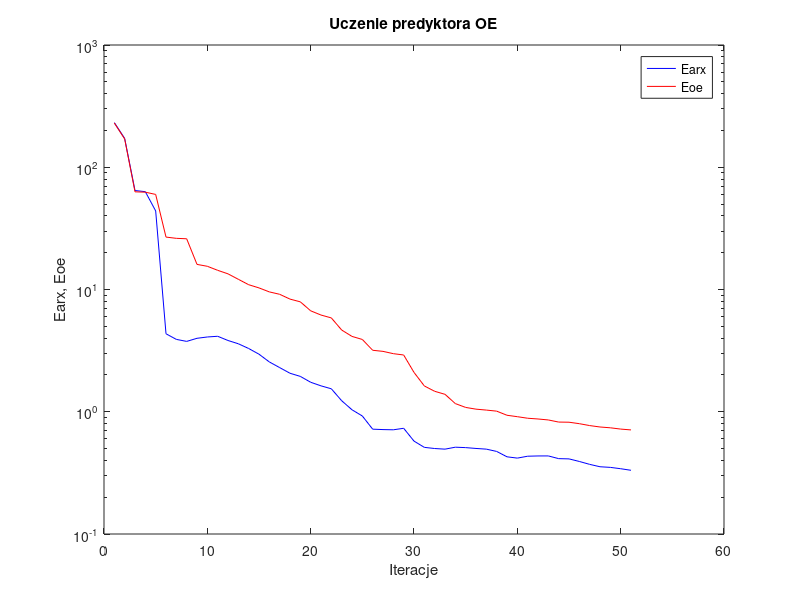
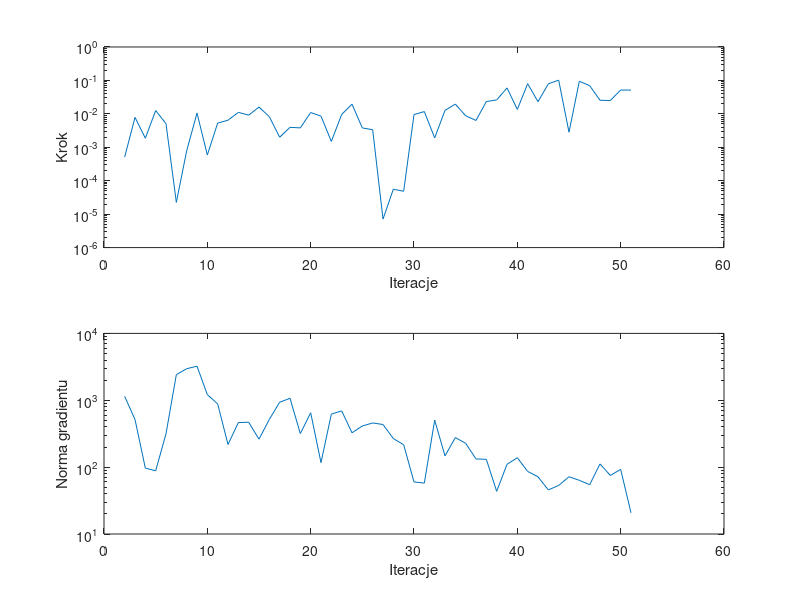

MATLAB code to generate these figures, in order:
%uczenie predyktora oe
clear all;
n=0; farx(n+1)=2.318172e+002; foe(n+1)=2.299731e+002; wspucz(n+1)=0.000000e+000; ng(n+1)=0.000000e+000;
%odnowa zmiennej metryki
n=1; farx(n+1)=1.721857e+002; foe(n+1)=1.701814e+002; krok(n+1)=5.100741e-004; ng(n+1)=1.143368e+003;
n=2; farx(n+1)=6.453907e+001; foe(n+1)=6.295629e+001; krok(n+1)=7.859971e-003; ng(n+1)=5.163903e+002;
n=3; farx(n+1)=6.311924e+001; foe(n+1)=6.253038e+001; krok(n+1)=1.870456e-003; ng(n+1)=9.672430e+001;
n=4; farx(n+1)=4.393028e+001; foe(n+1)=5.994678e+001; krok(n+1)=1.256280e-002; ng(n+1)=8.808502e+001;
n=5; farx(n+1)=4.344216e+000; foe(n+1)=2.683975e+001; krok(n+1)=5.095665e-003; ng(n+1)=3.150793e+002;
n=6; farx(n+1)=3.908016e+000; foe(n+1)=2.621446e+001; krok(n+1)=2.253084e-005; ng(n+1)=2.414633e+003;
n=7; farx(n+1)=3.763038e+000; foe(n+1)=2.599883e+001; krok(n+1)=7.843678e-004; ng(n+1)=2.961452e+003;
n=8; farx(n+1)=3.989227e+000; foe(n+1)=1.604625e+001; krok(n+1)=1.053841e-002; ng(n+1)=3.233295e+003;
n=9; farx(n+1)=4.089464e+000; foe(n+1)=1.548385e+001; krok(n+1)=5.892785e-004; ng(n+1)=1.212481e+003;
n=10; farx(n+1)=4.144077e+000; foe(n+1)=1.435415e+001; krok(n+1)=5.282995e-003; ng(n+1)=8.832039e+002;
n=11; farx(n+1)=3.827282e+000; foe(n+1)=1.343072e+001; krok(n+1)=6.450159e-003; ng(n+1)=2.179398e+002;
n=12; farx(n+1)=3.598498e+000; foe(n+1)=1.211851e+001; krok(n+1)=1.109636e-002; ng(n+1)=4.637088e+002;
n=13; farx(n+1)=3.291528e+000; foe(n+1)=1.094604e+001; krok(n+1)=9.146433e-003; ng(n+1)=4.695406e+002;
n=14; farx(n+1)=2.956247e+000; foe(n+1)=1.030537e+001; krok(n+1)=1.596002e-002; ng(n+1)=2.619274e+002;
n=15; farx(n+1)=2.555719e+000; foe(n+1)=9.559283e+000; krok(n+1)=8.204311e-003; ng(n+1)=5.175507e+002;
n=16; farx(n+1)=2.296924e+000; foe(n+1)=9.137117e+000; krok(n+1)=2.000848e-003; ng(n+1)=9.337751e+002;
n=17; farx(n+1)=2.065044e+000; foe(n+1)=8.346243e+000; krok(n+1)=3.953035e-003; ng(n+1)=1.070017e+003;
n=18; farx(n+1)=1.946256e+000; foe(n+1)=7.925817e+000; krok(n+1)=3.803076e-003; ng(n+1)=3.169511e+002;
n=19; farx(n+1)=1.742955e+000; foe(n+1)=6.694436e+000; krok(n+1)=1.095618e-002; ng(n+1)=6.499128e+002;
n=20; farx(n+1)=1.629014e+000; foe(n+1)=6.181458e+000; krok(n+1)=8.558166e-003; ng(n+1)=1.167445e+002;
n=21; farx(n+1)=1.541026e+000; foe(n+1)=5.855549e+000; krok(n+1)=1.495556e-003; ng(n+1)=6.208695e+002;
n=22; farx(n+1)=1.230931e+000; foe(n+1)=4.661960e+000; krok(n+1)=9.600724e-003; ng(n+1)=6.936142e+002;
n=23; farx(n+1)=1.037811e+000; foe(n+1)=4.133508e+000; krok(n+1)=1.946507e-002; ng(n+1)=3.263711e+002;
n=24; farx(n+1)=9.232445e-001; foe(n+1)=3.902181e+000; krok(n+1)=3.792794e-003; ng(n+1)=4.128566e+002;
n=25; farx(n+1)=7.203948e-001; foe(n+1)=3.183657e+000; krok(n+1)=3.359405e-003; ng(n+1)=4.575016e+002;
%odnowa zmiennej metryki
n=26; farx(n+1)=7.147416e-001; foe(n+1)=3.118433e+000; krok(n+1)=7.137645e-006; ng(n+1)=4.339985e+002;
n=27; farx(n+1)=7.119005e-001; foe(n+1)=2.986572e+000; krok(n+1)=5.581911e-005; ng(n+1)=2.673913e+002;
n=28; farx(n+1)=7.325055e-001; foe(n+1)=2.912694e+000; krok(n+1)=4.838580e-005; ng(n+1)=2.159742e+002;
n=29; farx(n+1)=5.752921e-001; foe(n+1)=2.098392e+000; krok(n+1)=9.535023e-003; ng(n+1)=6.006730e+001;
n=30; farx(n+1)=5.114080e-001; foe(n+1)=1.625880e+000; krok(n+1)=1.169202e-002; ng(n+1)=5.771548e+001;
n=31; farx(n+1)=5.003576e-001; foe(n+1)=1.470240e+000; krok(n+1)=1.908037e-003; ng(n+1)=5.057419e+002;
n=32; farx(n+1)=4.944274e-001; foe(n+1)=1.388669e+000; krok(n+1)=1.270603e-002; ng(n+1)=1.473221e+002;
n=33; farx(n+1)=5.129619e-001; foe(n+1)=1.166186e+000; krok(n+1)=1.958773e-002; ng(n+1)=2.764683e+002;
n=34; farx(n+1)=5.089150e-001; foe(n+1)=1.084882e+000; krok(n+1)=8.751130e-003; ng(n+1)=2.272903e+002;
n=35; farx(n+1)=5.009750e-001; foe(n+1)=1.050152e+000; krok(n+1)=6.349841e-003; ng(n+1)=1.323909e+002;
n=36; farx(n+1)=4.945271e-001; foe(n+1)=1.032032e+000; krok(n+1)=2.331822e-002; ng(n+1)=1.308688e+002;
n=37; farx(n+1)=4.736137e-001; foe(n+1)=1.011433e+000; krok(n+1)=2.606636e-002; ng(n+1)=4.343917e+001;
n=38; farx(n+1)=4.279983e-001; foe(n+1)=9.359726e-001; krok(n+1)=5.945329e-002; ng(n+1)=1.101156e+002;
n=39; farx(n+1)=4.176426e-001; foe(n+1)=9.112680e-001; krok(n+1)=1.360047e-002; ng(n+1)=1.383534e+002;
n=40; farx(n+1)=4.328362e-001; foe(n+1)=8.849311e-001; krok(n+1)=8.000730e-002; ng(n+1)=8.634151e+001;
n=41; farx(n+1)=4.349799e-001; foe(n+1)=8.726895e-001; krok(n+1)=2.307159e-002; ng(n+1)=7.166004e+001;
n=42; farx(n+1)=4.351934e-001; foe(n+1)=8.568660e-001; krok(n+1)=7.893195e-002; ng(n+1)=4.558755e+001;
n=43; farx(n+1)=4.135200e-001; foe(n+1)=8.234384e-001; krok(n+1)=1.019950e-001; ng(n+1)=5.327968e+001;
n=44; farx(n+1)=4.115747e-001; foe(n+1)=8.211184e-001; krok(n+1)=2.823736e-003; ng(n+1)=7.175386e+001;
n=45; farx(n+1)=3.920672e-001; foe(n+1)=7.988245e-001; krok(n+1)=9.451019e-002; ng(n+1)=6.349216e+001;
n=46; farx(n+1)=3.712453e-001; foe(n+1)=7.708140e-001; krok(n+1)=6.963444e-002; ng(n+1)=5.461748e+001;
n=47; farx(n+1)=3.549052e-001; foe(n+1)=7.505263e-001; krok(n+1)=2.549876e-002; ng(n+1)=1.115574e+002;
n=48; farx(n+1)=3.507489e-001; foe(n+1)=7.392146e-001; krok(n+1)=2.509359e-002; ng(n+1)=7.512083e+001;
n=49; farx(n+1)=3.420044e-001; foe(n+1)=7.215271e-001; krok(n+1)=5.160128e-002; ng(n+1)=9.261362e+001;
n=50; farx(n+1)=3.320049e-001; foe(n+1)=7.101935e-001; krok(n+1)=5.127576e-002; ng(n+1)=2.071125e+001;

figure; semilogy(farx,'b'); hold on; semilogy(foe,'r'); xlabel('Iteracje'); ylabel('Earx, Eoe'); legend('Earx','Eoe'); title('Uczenie predyktora OE');
figure; subplot(2,1,1); semilogy(krok); xlabel('Iteracje'); ylabel('Krok');
subplot(2,1,2); semilogy(ng); xlabel('Iteracje'); ylabel('Norma gradientu');
Earx=farx(n+1)
Eoe=foe(n+1)
